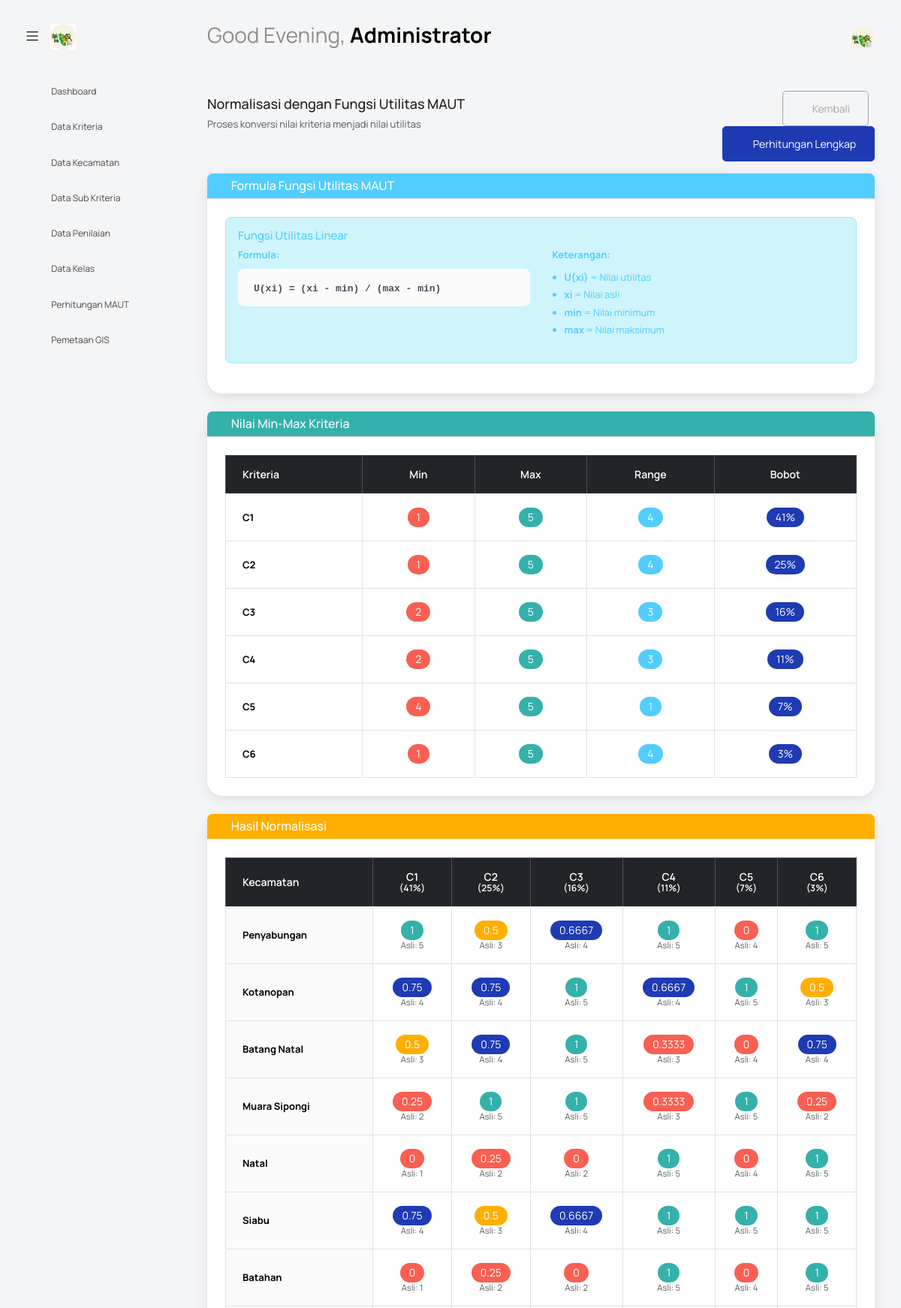
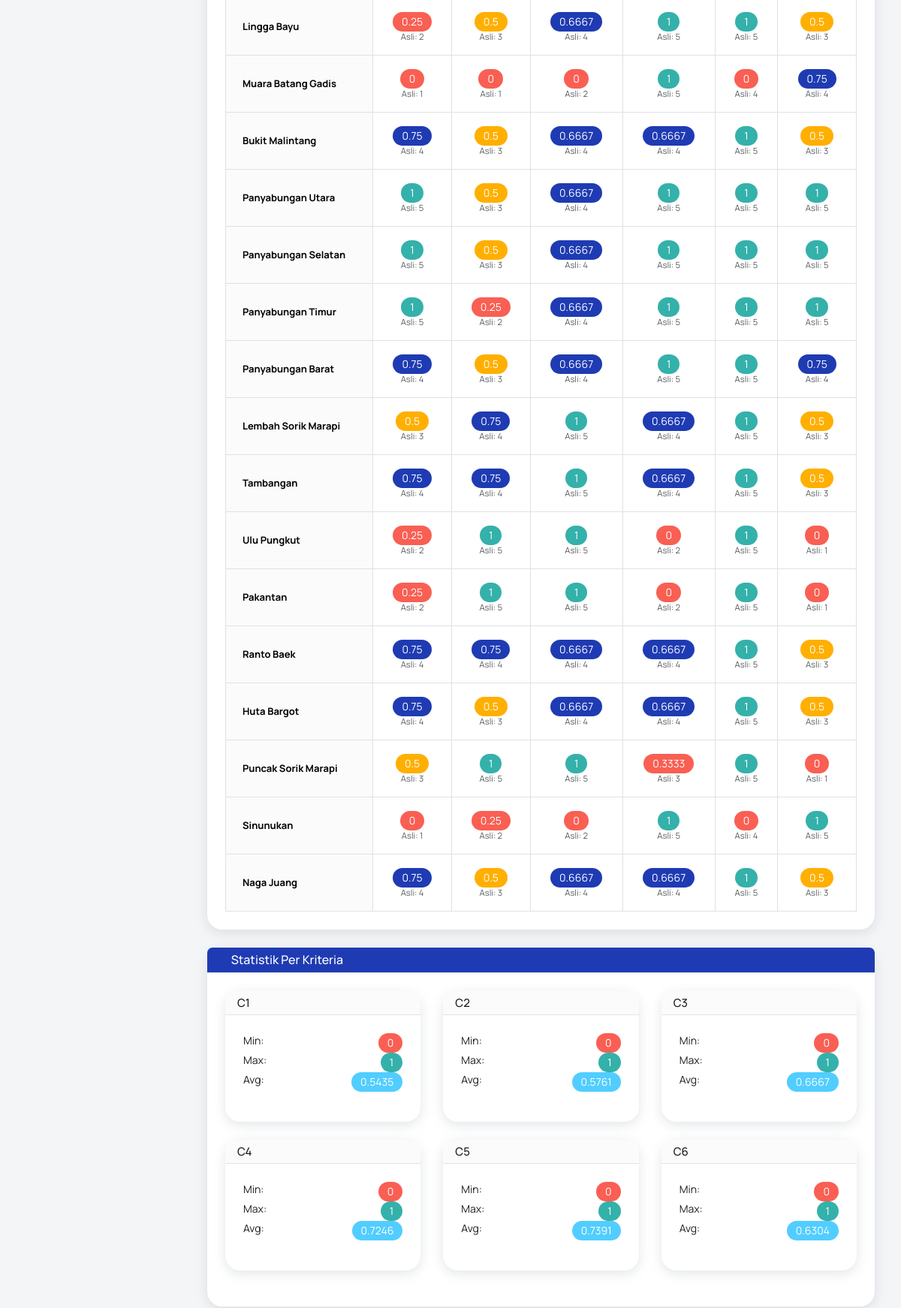
The app's page /index.php?controller=MAUT&action=normalisasi (signed in, upper part) with its own data (2 pictures, top to bottom).
### tables this page shows
CREATE TABLE `kriteria` (
  `id_kriteria` int NOT NULL,
  `nama_kriteria` varchar(100) NOT NULL,
  `bobot` float NOT NULL,
  `keterangan` varchar(255) DEFAULT NULL
);

CREATE TABLE `nilai_kriteria` (
  `id_nilai` int NOT NULL,
  `id_kecamatan` int NOT NULL,
  `id_kriteria` int NOT NULL,
  `nilai` float NOT NULL
);

CREATE TABLE `kecamatan` (
  `id_kecamatan` int NOT NULL,
  `nama_kecamatan` varchar(100) NOT NULL,
  `luas` float DEFAULT NULL COMMENT 'Luas area dalam km2',
  `keterangan` text
);

### controllers/MAUTController.php (called while the page is built, shortened)
<?php
require_once MODEL_PATH . 'MAUTModel.php';
class MAUTController
{
    private $model;
    public function __construct($koneksi)
    {
        $this->model = new MAUTModel($koneksi);
    }
    public function normalisasi()
    {
        $data = [
            'kriteria' => $this->model->getKriteriaData(),
            'minMax' => $this->model->calculateMinMaxValues(),
            'utility' => $this->model->calculateUtilityValues()
        ];
        include VIEW_PATH . 'maut/normalisasi.php';
    }
}

### models/MAUTModel.php (called while the page is built, shortened)
<?php
class MAUTModel
{
    private $db;
    public function __construct($koneksi)
    {
        $this->db = $koneksi;
    }
    public function getKriteriaData()
    {
        $query = "SELECT * FROM kriteria ORDER BY id_kriteria";
        return $this->db->query($query)->fetch_all(MYSQLI_ASSOC);
    }
    public function getNilaiKriteriaData()
    {
        $query = "SELECT
                    nk.id_kecamatan,
                    kc.nama_kecamatan,
                    nk.id_kriteria,
                    kr.nama_kriteria,
                    kr.bobot,
                    nk.nilai
                  FROM nilai_kriteria nk
                  JOIN kecamatan kc ON nk.id_kecamatan = kc.id_kecamatan
                  JOIN kriteria kr ON nk.id_kriteria = kr.id_kriteria
                  ORDER BY nk.id_kecamatan, nk.id_kriteria";
        return $this->db->query($query)->fetch_all(MYSQLI_ASSOC);
    }
    public function getMatrixData()
    {
        $data = $this->getNilaiKriteriaData();
        $matrix = [];
        foreach ($data as $row) {
            $matrix[$row['id_kecamatan']][$row['id_kriteria']] = [
                'nama_kecamatan' => $row['nama_kecamatan'],
                'nama_kriteria' => $row['nama_kriteria'],
                'bobot' => $row['bobot'],
                'nilai' => $row['nilai']
            ];
        }
        return $matrix;
    }
    public function calculateMinMaxValues()
    {
        $kriteria = $this->getKriteriaData();
        $minMax = [];
        foreach ($kriteria as $k) {
            $query = "SELECT
                        MIN(nilai) as min_nilai,
                        MAX(nilai) as max_nilai
                      FROM nilai_kriteria
                      WHERE id_kriteria = ?";
            $stmt = $this->db->prepare($query);
            $stmt->bind_param("i", $k['id_kriteria']);
            $stmt->execute();
            $result = $stmt->get_result()->fetch_assoc();
            $minMax[$k['id_kriteria']] = [
                'min' => $result['min_nilai'],
                'max' => $result['max_nilai'],
                'nama_kriteria' => $k['nama_kriteria'],
                'bobot' => $k['bobot']
            ];
        }
        return $minMax;
    }
    public function calculateUtilityValues()
    {
        $matrix = $this->getMatrixData();
        $minMax = $this->calculateMinMaxValues();
        $utility = [];
        foreach ($matrix as $id_kecamatan => $kecamatan_data) {
            foreach ($kecamatan_data as $id_kriteria => $kriteria_data) {
                $nilai = $kriteria_data['nilai'];
                $min = $minMax[$id_kriteria]['min'];
                $max = $minMax[$id_kriteria]['max'];
                if ($max == $min) {
                    $utilitas = 1;
                } else {
                    $utilitas = ($nilai - $min) / ($max - $min);
                }
                $utility[$id_kecamatan][$id_kriteria] = [
                    'nama_kecamatan' => $kriteria_data['nama_kecamatan'],
                    'nama_kriteria' => $kriteria_data['nama_kriteria'],
                    'nilai_asli' => $nilai,
                    'nilai_utilitas' => round($utilitas, 4),
                    'bobot' => $kriteria_data['bobot'],
                    'nilai_terbobot' => round($utilitas * $kriteria_data['bobot'], 4)
                ];
            }
        }
        return $utility;
    }
}

### views/maut/normalisasi.php (the view, shortened to what this page needs)
<?php include('template/header.php'); ?>
<body class="with-welcome-text">
  <div class="container-scroller">
    <?php include 'template/navbar.php'; ?>
    <div class="container-fluid page-body-wrapper">
      <?php include 'template/sidebar.php'; ?>
      <div class="main-panel">
        <div class="content-wrapper">
          <div class="row mb-3">
            <div class="col-md-8">
              <h4 class="mt-2">Normalisasi dengan Fungsi Utilitas MAUT</h4>
              <p class="text-muted">Proses konversi nilai kriteria menjadi nilai utilitas</p>
            </div>
            <div class="col-md-4 text-end">
              <a href="index.php?controller=MAUT&action=index" class="btn btn-outline-secondary me-2">
                <i class="mdi mdi-arrow-left"></i> Kembali
              </a>
              <a href="index.php?controller=MAUT&action=perhitungan" class="btn btn-primary">
                <i class="mdi mdi-calculator"></i> Perhitungan Lengkap
              </a>
            </div>
          </div>
          <div class="row">
            <div class="col-12">
              <div class="card">
                <div class="card-header bg-info text-white">
                  <h5 class="mb-0">
                    <i class="mdi mdi-function"></i> Formula Fungsi Utilitas MAUT
                  </h5>
                </div>
                <div class="card-body">
                  <div class="alert alert-info">
                    <h6 class="alert-heading">Fungsi Utilitas Linear</h6>
                    <div class="row">
                      <div class="col-md-6">
                        <p><strong>Formula:</strong></p>
                        <div class="bg-light p-3 rounded">
                          <code>U(xi) = (xi - min) / (max - min)</code>
                        </div>
                      </div>
                      <div class="col-md-6">
                        <p><strong>Keterangan:</strong></p>
                        <ul>
                          <li><strong>U(xi)</strong> = Nilai utilitas</li>
                          <li><strong>xi</strong> = Nilai asli</li>
                          <li><strong>min</strong> = Nilai minimum</li>
                          <li><strong>max</strong> = Nilai maksimum</li>
                        </ul>
                      </div>
                    </div>
                  </div>
                </div>
              </div>
            </div>
          </div>
          <div class="row mt-4">
            <div class="col-12">
              <div class="card">
                <div class="card-header bg-success text-white">
                  <h5 class="mb-0">
                    <i class="mdi mdi-chart-line"></i> Nilai Min-Max Kriteria
                  </h5>
                </div>
                <div class="card-body">
                  <div class="table-responsive">
                    <table class="table table-bordered">
                      <thead class="table-dark">
                        <tr>
                          <th>Kriteria</th>
                          <th class="text-center">Min</th>
                          <th class="text-center">Max</th>
                          <th class="text-center">Range</th>
                          <th class="text-center">Bobot</th>
                        </tr>
                      </thead>
                      <tbody>
                        <?php
                        foreach ($data['minMax'] as $id_kriteria => $minmax) {
                          echo '<tr>';
                          echo '<td><strong>' . htmlspecialchars($minmax['nama_kriteria']) . '</strong></td>';
                          echo '<td class="text-center"><span class="badge bg-danger">' . $minmax['min'] . '</span></td>';
                          echo '<td class="text-center"><span class="badge bg-success">' . $minmax['max'] . '</span></td>';
                          echo '<td class="text-center"><span class="badge bg-info">' . ($minmax['max'] - $minmax['min']) . '</span></td>';
                          echo '<td class="text-center"><span class="badge bg-primary">' . round($minmax['bobot'] * 100, 1) . '%</span></td>';
                          echo '</tr>';
                        }
                        ?>
                      </tbody>
                    </table>
                  </div>
                </div>
              </div>
            </div>
          </div>
          <div class="row mt-4">
            <div class="col-12">
              <div class="card">
                <div class="card-header bg-warning text-white">
                  <h5 class="mb-0">
                    <i class="mdi mdi-calculator-variant"></i> Hasil Normalisasi
                  </h5>
                </div>
                <div class="card-body">
                  <div class="table-responsive">
                    <table class="table table-bordered table-hover">
                      <thead class="table-dark">
                        <tr>
                          <th>Kecamatan</th>
                          <?php
                          foreach ($data['kriteria'] as $kriteria) {
                            echo '<th class="text-center">';
                            echo htmlspecialchars($kriteria['nama_kriteria']);
                            echo '<br><small>(' . round($kriteria['bobot'] * 100, 1) . '%)</small>';
                            echo '</th>';
                          }
                          ?>
                        </tr>
                      </thead>
                      <tbody>
                        <?php
                        foreach ($data['utility'] as $id_kecamatan => $kecamatan_data) {
                          echo '<tr>';
                          $nama_kecamatan = '';
                          foreach ($kecamatan_data as $kriteria_data) {
                            $nama_kecamatan = $kriteria_data['nama_kecamatan'];
                            break;
                          }
                          echo '<td class="fw-bold bg-light">' . htmlspecialchars($nama_kecamatan) . '</td>';
                          foreach ($data['kriteria'] as $kriteria) {
                            echo '<td class="text-center">';
                            if (isset($kecamatan_data[$kriteria['id_kriteria']])) {
                              $detail = $kecamatan_data[$kriteria['id_kriteria']];
                              $utilitas = $detail['nilai_utilitas'];
                              $badge_class = 'bg-danger';
                              if ($utilitas >= 0.8) {
                                $badge_class = 'bg-success';
                              } elseif ($utilitas >= 0.6) {
                                $badge_class = 'bg-primary';
                              } elseif ($utilitas >= 0.4) {
                                $badge_class = 'bg-warning';
                              }
                              echo '<span class="badge ' . $badge_class . '">' . $detail['nilai_utilitas'] . '</span>';
                              echo '<br><small class="text-muted">Asli: ' . $detail['nilai_asli'] . '</small>';
                            } else {
                              echo '<span class="text-danger">-</span>';
                            }
                            echo '</td>';
                          }
                          echo '</tr>';
                        }
                        ?>
                      </tbody>
                    </table>
                  </div>
                </div>
              </div>
            </div>
          </div>
          <div class="row mt-4">
            <div class="col-12">
              <div class="card">
                <div class="card-header bg-primary text-white">
                  <h5 class="mb-0">
                    <i class="mdi mdi-chart-bar"></i> Statistik Per Kriteria
                  </h5>
                </div>
                <div class="card-body">
                  <div class="row">
                    <?php
                    foreach ($data['kriteria'] as $kriteria) {
                      echo '<div class="col-lg-6 col-xl-4 mb-4">';
                      echo '<div class="card h-100">';
                      echo '<div class="card-header bg-light">';
                      echo '<h6 class="mb-0">' . htmlspecialchars($kriteria['nama_kriteria']) . '</h6>';
                      echo '</div>';
                      echo '<div class="card-body">';
                      $nilai_utilitas = array();
                      foreach ($data['utility'] as $kecamatan_data) {
                        if (isset($kecamatan_data[$kriteria['id_kriteria']])) {
                          $nilai_utilitas[] = $kecamatan_data[$kriteria['id_kriteria']]['nilai_utilitas'];
                        }
                      }
                      if (!empty($nilai_utilitas)) {
                        $min_util = min($nilai_utilitas);
                        $max_util = max($nilai_utilitas);
                        $avg_util = round(array_sum($nilai_utilitas) / count($nilai_utilitas), 4);
                        echo '<div class="mb-3">';
                        echo '<div class="d-flex justify-content-between">';
                        echo '<small>Min:</small>';
                        echo '<span class="badge bg-danger">' . $min_util . '</span>';
                        echo '</div>';
                        echo '<div class="d-flex justify-content-between">';
                        echo '<small>Max:</small>';
                        echo '<span class="badge bg-success">' . $max_util . '</span>';
                        echo '</div>';
                        echo '<div class="d-flex justify-content-between">';
                        echo '<small>Avg:</small>';
                        echo '<span class="badge bg-info">' . $avg_util . '</span>';
                        echo '</div>';
                        echo '</div>';
                      } else {
                        echo '<div class="alert alert-warning">';
                        echo '<small>Tidak ada data</small>';
                        echo '</div>';
                      }
                      echo '</div>';
                      echo '</div>';
                      echo '</div>';
                    }
                    ?>
                  </div>
                </div>
              </div>
            </div>
          </div>
        </div>
      </div>
    </div>
  </div>
</body>
</html>

### views/maut/normalisasi.php (style rules this page uses)
.badge { font-size: 0.875rem; padding: 0.375rem 0.75rem; }
code { font-family: 'Courier New', monospace; font-weight: bold; color: #495057; }

### records on screen
kriteria: nama_kriteria "C1", $kriteria['bobot']*100 "41", id_kriteria "1", id_kriteria.nilai "5", id_kriteria "0.75", id_kriteria.nilai "4", id_kriteria "0.5", id_kriteria.nilai "3", id_kriteria "0.25", id_kriteria.nilai "2", id_kriteria "0", min_util "0", max_util "1", avg_util "0.5435"
kriteria: nama_kriteria "C2", $kriteria['bobot']*100 "25", id_kriteria "0.5", id_kriteria.nilai "3", id_kriteria "0.75", id_kriteria.nilai "4", id_kriteria "1", id_kriteria.nilai "5", id_kriteria+bobot "0.25", id_kriteria "2", id_kriteria "0", id_kriteria.nilai "1", min_util "0", max_util "1", avg_util "0.5761"
kriteria: nama_kriteria "C3", $kriteria['bobot']*100 "16", id_kriteria "0.6667", id_kriteria.nilai "4", id_kriteria "1", id_kriteria.nilai "5", id_kriteria "0", id_kriteria.nilai "2", min_util "0", max_util "1", avg_util "0.6667"
kriteria: nama_kriteria "C4", $kriteria['bobot']*100 "11", id_kriteria "1", id_kriteria.nilai "5", id_kriteria "0.6667", id_kriteria "4", id_kriteria "0.3333", id_kriteria.nilai "3", id_kriteria "0", id_kriteria.nilai "2", min_util "0", max_util "1", avg_util "0.7246"
kriteria: nama_kriteria "C5", $kriteria['bobot']*100 "7", id_kriteria "0", id_kriteria.nilai "4", id_kriteria "1", id_kriteria "5", min_util "0", max_util "1", avg_util "0.7391"
kriteria: nama_kriteria "C6", $kriteria['bobot']*100 "3", id_kriteria "1", id_kriteria.nilai "5", id_kriteria "0.5", id_kriteria.nilai "3", id_kriteria "0.75", id_kriteria.nilai "4", id_kriteria "0.25", id_kriteria.nilai "2", id_kriteria "0", id_kriteria.nilai "1", min_util "0", max_util "1", avg_util "0.6304"
nilai_kriteria: id_kecamatan.nama_kecamatan "Penyabungan"
nilai_kriteria: id_kecamatan.nama_kecamatan "Kotanopan"
nilai_kriteria: id_kecamatan.nama_kecamatan "Batang Natal"
nilai_kriteria: id_kecamatan.nama_kecamatan "Muara Sipongi"
nilai_kriteria: id_kecamatan.nama_kecamatan "Natal"
nilai_kriteria: id_kecamatan.nama_kecamatan "Siabu"
nilai_kriteria: id_kecamatan.nama_kecamatan "Batahan"
nilai_kriteria: id_kecamatan.nama_kecamatan "Lingga Bayu"
nilai_kriteria: id_kecamatan.nama_kecamatan "Muara Batang Gadis"
nilai_kriteria: id_kecamatan.nama_kecamatan "Bukit Malintang"
nilai_kriteria: id_kecamatan.nama_kecamatan "Panyabungan Utara"
nilai_kriteria: id_kecamatan.nama_kecamatan "Panyabungan Selatan"
nilai_kriteria: id_kecamatan.nama_kecamatan "Panyabungan Timur"
nilai_kriteria: id_kecamatan.nama_kecamatan "Panyabungan Barat"
nilai_kriteria: id_kecamatan.nama_kecamatan "Lembah Sorik Marapi"
nilai_kriteria: id_kecamatan.nama_kecamatan "Tambangan"
nilai_kriteria: id_kecamatan.nama_kecamatan "Ulu Pungkut"
nilai_kriteria: id_kecamatan.nama_kecamatan "Pakantan"
nilai_kriteria: id_kecamatan.nama_kecamatan "Ranto Baek"
nilai_kriteria: id_kecamatan.nama_kecamatan "Huta Bargot"
nilai_kriteria: id_kecamatan.nama_kecamatan "Puncak Sorik Marapi"
nilai_kriteria: id_kecamatan.nama_kecamatan "Sinunukan"
nilai_kriteria: id_kecamatan.nama_kecamatan "Naga Juang"

### other values on screen
$greeting "Good Evening"
$_SESSION['nama_lengkap'] "Administrator"
$minmax['nama_kriteria'] "C1"
$minmax['min'] "1"
$minmax['max'] "5"
$minmax['max'] - $minmax['min'] "4"
$minmax['bobot'] * 100 "41"
$minmax['nama_kriteria'] "C2"
$minmax['bobot'] * 100 "25"
$minmax['nama_kriteria'] "C3"
$minmax['min'] "2"
$minmax['max'] - $minmax['min'] "3"
$minmax['bobot'] * 100 "16"
$minmax['nama_kriteria'] "C4"
$minmax['bobot'] * 100 "11"
